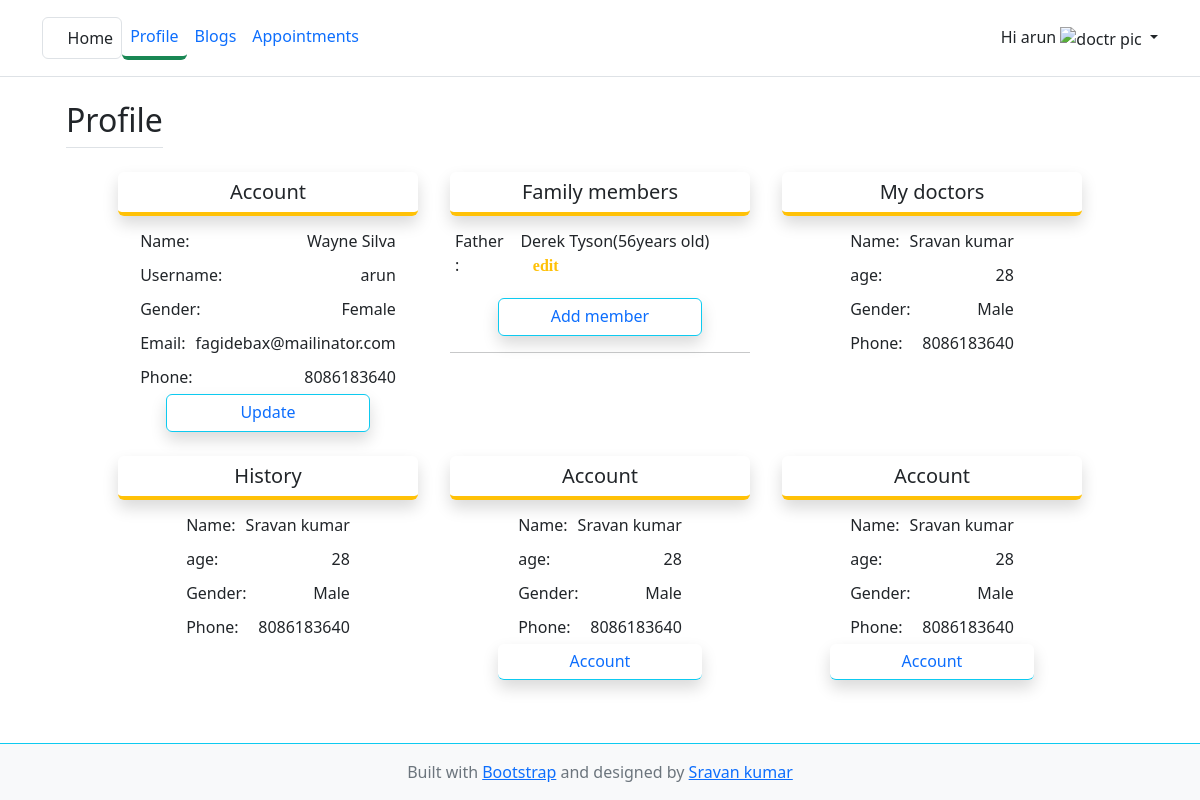
The app's page /profile/ (signed in), older data.
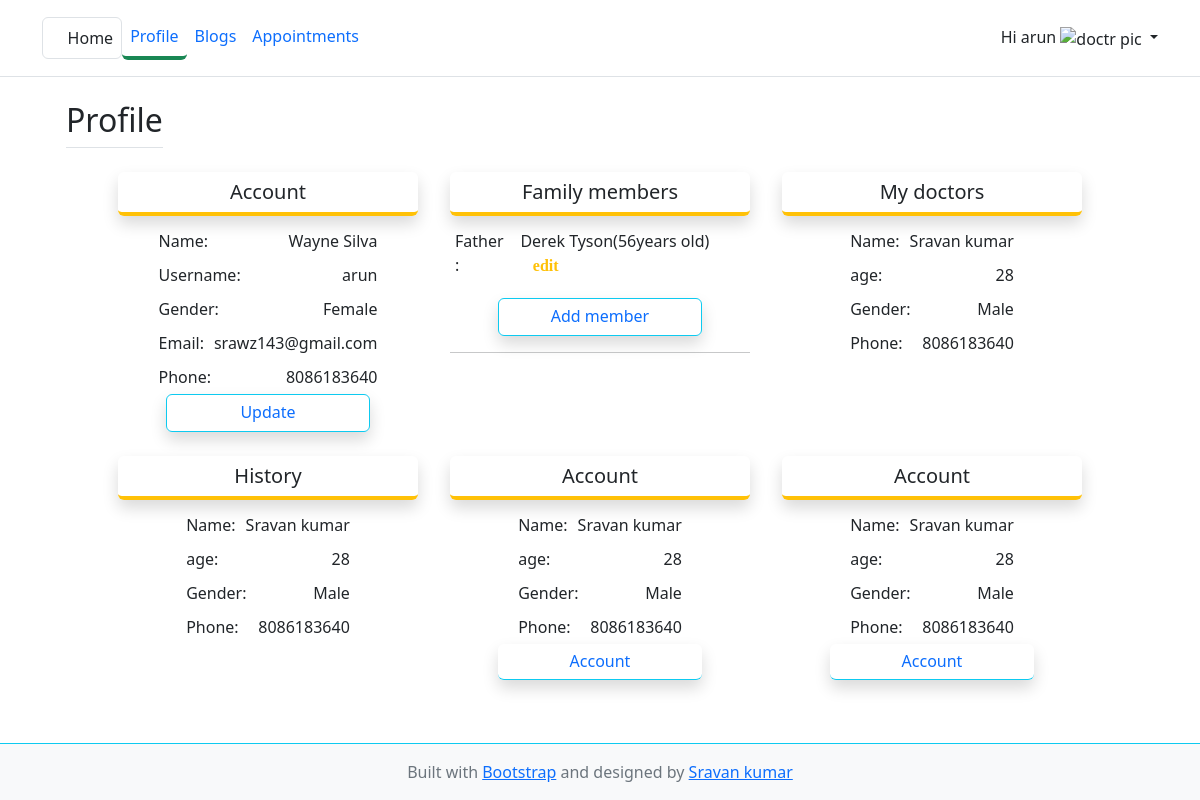
The same page, newer data.
### accounts/models.py (models this page shows, shortened)
class CustomUser(AbstractUser):
    role_options = (
        ('admin', "Admin"),
        ('doctor', "Doctor"),
        ('patient', "Patient"),
    )
    gender_options = (
        ("male", "Male"),
        ("female", "Female"),
    )
    role = models.CharField(choices=role_options, default="admin", max_length=30)
    gender = models.CharField(choices=gender_options, max_length=20)
    age = models.PositiveIntegerField(null=True)

### patients/views.py (the view)
# urls.py: path('profile/', views.UserProfileView.as_view(), name='profile'),
class UserProfileView(TemplateView):
    template_name = 'patient/profile.html'
    def get_context_data(self, **kwargs):
        context = super().get_context_data(**kwargs)
        context['members'] = FamilyMembers.objects.filter(relation_with=self.request.user.id)
        return context

### doctors/context_preprocessor.py (called while the page is built)
def specialised_categories(request):
    categories = Specialities.objects.all()
    form = DoctorDetailsForm()
    doctor = Doctors.objects.all()
    context = {
        'fm': form,
        'specialisations': categories,
        'doctors': doctor
    }
    return context

### templates/patient/profile.html (shortened to what the changed rows need)
{% extends 'patient/base.html' %}
{% block content %}
<div class="container px-4 py-2" id="icon-grid">
    <div class="d-flex">
        <h2 class="pb-2 border-bottom">Profile</h2>
    </div>
    <div class="row px-5">
            <div class="col-lg-4 px-md-3 mt-3">
                <div>
                    <table cellpadding="5" class="m-auto">
                        <tr class="d-flex justify-content-between">
                            <td>Name:</td>
                            <td>{{ request.user.first_name }} {{ request.user.last_name }}</td>
                        </tr>
                        <tr class="d-flex justify-content-between">
                            <td>Username:</td>
                            <td>{{ request.user.username }}</td>
                        </tr>
                        <tr class="d-flex justify-content-between">
                            <td>Gender:</td>
                            <td style="text-transform: capitalize;">{{ request.user.gender }}</td>
                        </tr>
                        <tr class="d-flex justify-content-between">
                            <td>Email:</td>
                            <td>{{ request.user.email }}</td>
                        </tr>
                    </table>
                </div>
            </div>
    </div>
</div>
{% endblock %}

### templates/patient/base.html (shortened to what this page needs)
<!doctype html>
{% load static %}
<html lang="en" class="h-100">
<head>
    <link href='https://unpkg.com/boxicons@2.1.2/css/boxicons.min.css' rel='stylesheet'>
    <link href="https://cdn.jsdelivr.net/npm/bootstrap@5.2.0-beta1/dist/css/bootstrap.min.css" rel="stylesheet">
    <link href="{% static 'vendor/fontawesome-free/css/all.min.css' %}" rel="stylesheet" type="text/css">
    <link rel="stylesheet" href="{% static 'css/custom.css' %}">
</head>
<body class="d-flex flex-column h-100">
    <header class="p-3 mb-3 border-bottom sticky-top bg-white">
        <div class="container">
            <div class="d-flex flex-wrap align-items-center justify-content-center justify-content-lg-start">
                <a href="/" class="p-2 border rounded d-flex align-items-center mb-2 mb-lg-0 text-dark text-decoration-none">
                    <i class="fa fa-home"></i>
                    &nbspHome
                </a>
                <ul class="nav col-12 col-lg-auto me-lg-auto mb-2 justify-content-center mb-md-0">
                    {% url 'patient:profile' as patient_prof %}
                    <li>
                        <a href="{{patient_prof}}" class="nav-link px-2 link-primary {% if request.path == patient_prof %} border-bottom border-success border-4 rounded {% endif %}">Profile</a>
                    </li>
                    {% url 'blog:blogs' as blogs %}
                    <li>
                        <a href="{{ blogs }}" class="nav-link px-2 link-primary {% if request.path == blogs %} border-bottom border-success border-4 rounded {% endif %}">Blogs</a>
                    </li>
                    {% url 'patient:appointments' as appointments %}
                    <li>
                        <a href="{{ appointments }}" class="nav-link px-2 link-primary {% if request.path == appointments %} border-bottom border-success border-4 rounded {% endif %}">Appointments</a>
                    </li>
                </ul>
                {% if request.user and request.user.is_authenticated %}
                <div class="dropdown text-end">
                    <a href="#" class="d-block link-dark text-decoration-none dropdown-toggle" id="dropdownUser1" data-bs-toggle="dropdown" aria-expanded="false">
                        <span>Hi {{ request.user.username }}</span>
                        {% if request.user.profile_image %}
                            <img src="{{ request.user.profile_image.url }}" alt="doctr pic" width="32px" height="32px">
                        {% else %}
                            {% if request.user.gender == "male" %}
                            <img src="{% static 'img/profile_male.svg' %}" alt="doctr pic" width="32px" height="32px">
                            {% else %}
                            <img src="{% static 'img/profile_female.svg' %}" alt="doctr pic" width="32px" height="32px">
                            {% endif %}
                        {% endif %}
                    </a>
                </div>
                {% else %}
                <ul class="nav col-12 col-lg-auto mb-2 justify-content-center mb-md-0">
                    <li><a href="{% url 'login' %}" class="btn btn-outline-success mx-3">Login</a></li>
                    <li><a href="{% url 'user-registration' %}" class="btn btn-outline-success">Register</a></li>
                </ul>
                {% endif %}
            </div>
        </div>
    </header>
    <div class="container">
        {% block content %}
        {% endblock %}
    </div>
    <footer class="footer mt-auto py-3 bg-light border-top border-info">
      <div class="container text-center">
        <span class="text-muted">Built with <a href="https://getbootstrap.com/" target="_blank">Bootstrap</a> and designed by <a
                href="https://github.com/sravan-kumar-ta" target="_blank">Sravan kumar</a>
        </span>
      </div>
    </footer>
</body>
</html>

Row changes from the older to the newer data that the page shows:
changed CustomUser "arun": user.email "fagidebax@mailinator.com" → "srawz143@gmail.com"
